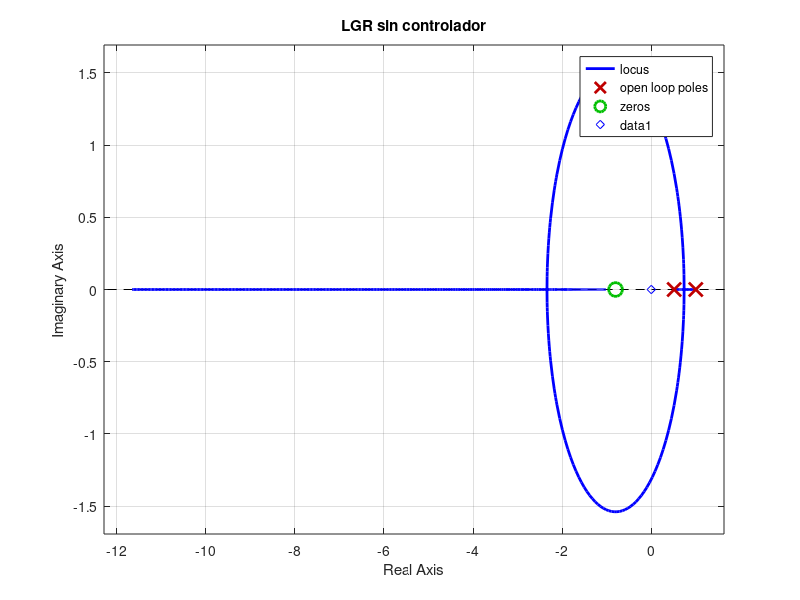

This figure's MATLAB source: (Note: this script raises an error after producing the figure.)
%% Se crea este script de prueba para calcular el controlador PD para el brazo del servo
% PD con LGR, por qué PD y no PI? Porque si, para probar. El PI es más
% "complicado". La ventaja del PD es que es más rápido, mientras que el PI es más estable

clc, clear all, close all
format long
%PD modificado 
%Utilizo la forma completa del controlador PD

% modificado -> C(z) = K (Z-alfa)/(Z)
% completa   -> C(z) = K (Z-alfa)/(Z-beta)

%----Datos
Ts = 1/60; %Por 60 FPS de la cámara
psi = 0.9; %No estoy seguro qué valor es el que conviene, o cómo saber cuál debería elegir
%wd = 100; %Acá igual
wd = 2 * pi * 50.0;
wn = wd/sqrt(1-psi^2);

%%
%----Planta
% salida angulo (posicion)
% Referencia: Fadali-Visioli pag 202 y Quanser
k=1.53 %Rescatado de los documentos de la materia. Hay que comprobarlo con el experimento
tau=0.025
Gs=tf([k],[tau 1 0])
Gz = c2d(Gs,Ts);
Gz = zpk(Gz)

%%
%----Polos deseados
z1 = exp(-psi*wn*Ts + j*wn*Ts*sqrt(1-psi^2))
% z2 = exp(-psi*wn*Ts - j*wn*Ts*sqrt(1-psi^2))
%----Grafico en lazo cerrado y sin G(z), para ver por dónde pasan los polos
%deseados
rlocus(Gz)
title("LGR sin controlador")
hold on
plot(z1,'bd')
%plot(z2,'bd')
%----Obtengo polos y ceros de Gz, con sus fases 
ceros_Gz = zero(Gz);
polos_Gz = pole(Gz);
fi_cero_Gz = angle(z1-ceros_Gz);
fi_polo1_Gz = angle(z1-polos_Gz(1));
fi_polo2_Gz = angle(z1-polos_Gz(2));
%deficiencia_angular = pi - angle(evalfr(Gz,z1))
%----fase y parte real de los valores del controlador
%% -----------------------------
%En caso que no se utilice la versión modificada
a = polos_Gz(2); %Anule uno de los polos de la planta
fi_a = angle(z1-a);
fi_beta = angle(evalfr(Gz,z1)) + fi_a -pi;
b = real(z1)- (imag(z1)/tan(fi_beta));
Dz = tf([1 -a],[1 -b],Ts)
%Ds = d2c(Dz)
%----------------------------
%% ------Calculo de los parametros del PD modificado
% b = 0;
% fi_beta = angle(z1-b)
% fi_alfa = -angle(evalfr(Gz,z1)) + fi_beta + pi;
% a = real(z1) - (imag(z1)/tan(fi_alfa));
% %----Creo el controlador
% Dz = tf([1 -a],[1 -b],Ts)
%%
%----Función de transferencia de lazo abierto
GLA = series(Dz,Gz);
%----Grafico para verificar si pasa por el LGR
figure,rlocus(GLA)
title("LGR con controlador")
hold on
plot(z1,'bd')
%plot(z2,'bd')
%----finalmente, obtener el valor de ganancia K
K = 1/abs(evalfr(GLA,z1))

%Extraigo los valores de las constantes del PD
%Dz_k = series(K,Dz) 
Dz_k = series(1,Dz) 
Dz_k = zpk(Dz_k)
D = pid(Dz_k)
%%
%----Respuesta al escalón y acción del controlador
n = 20;
r = ones(1,n);
nn = 1:n;
GLA_K = series(K,GLA); 
GLC = feedback(GLA_K,1);
escalon = lsim(GLC,r);

figure
plot (nn,escalon,'.')
hold on
plot(nn,r,'.')
grid on
legend("Respuesta al escalón","Escalón")
title("Respuesta al escalón")

figure
step(GLC)
title(['Wd = ',num2str(wd), ' psi = ',num2str(psi)])